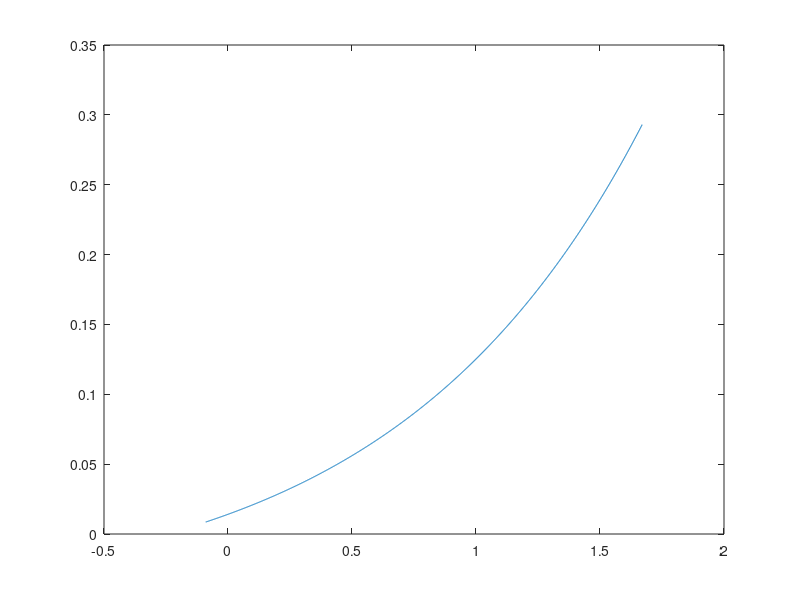

Here is the MATLAB script that generated this plot: (Note: this script raises an error after producing the figure.)
% calculations to aid a simple noising binaural model
% using only three datapoints of recorded localization error a curve is
% fitted. localization error at a azimuth parametrize the Gaussian noise
% applied to that azimuth position information in the neural network,
% forcing it to encode information in azimuth and azimuth changes around
% the center

% fit curve
x = [0.0100    0.7854    1.5708]; % ~0, 45, 90 degrees azimuth
y = [0.0175    0.0873    0.2618]; % 1, 5, 15 degrees of loc error
f= @(B,x) exp(x).*B(1) + B(2); % function to fit
b=nlinfit(x,y,f,[0.1, -0.5]); % linear fit [0.0647, 0.0506]

% plot fit
xsmooth = x(1)-0.1:0.001:x(3)+0.1;
figure;  plot(xsmooth, f(b, xsmooth))
hold on; scatter(x,y, 100, 'rX');

% plot noise
figure;
npos = -pi/2:pi/32:pi/2;
for np = npos
    % 1/4 of loc error, calculating with 4 stdev spread of noise
    stdev = f(b, abs(np)) / 4;
    nx = np-6*stdev:0.001:np+6*stdev;
    hold on; plot(nx, normpdf(nx, np, stdev));
end
xlabel('Azimuth (rad)')
ylabel('Probability Density')
xticks([-pi/2,-pi/4,0,pi/4,pi/2])
xticklabels({'-\pi/2','-\pi/4','0','\pi/4','\pi/2'})
